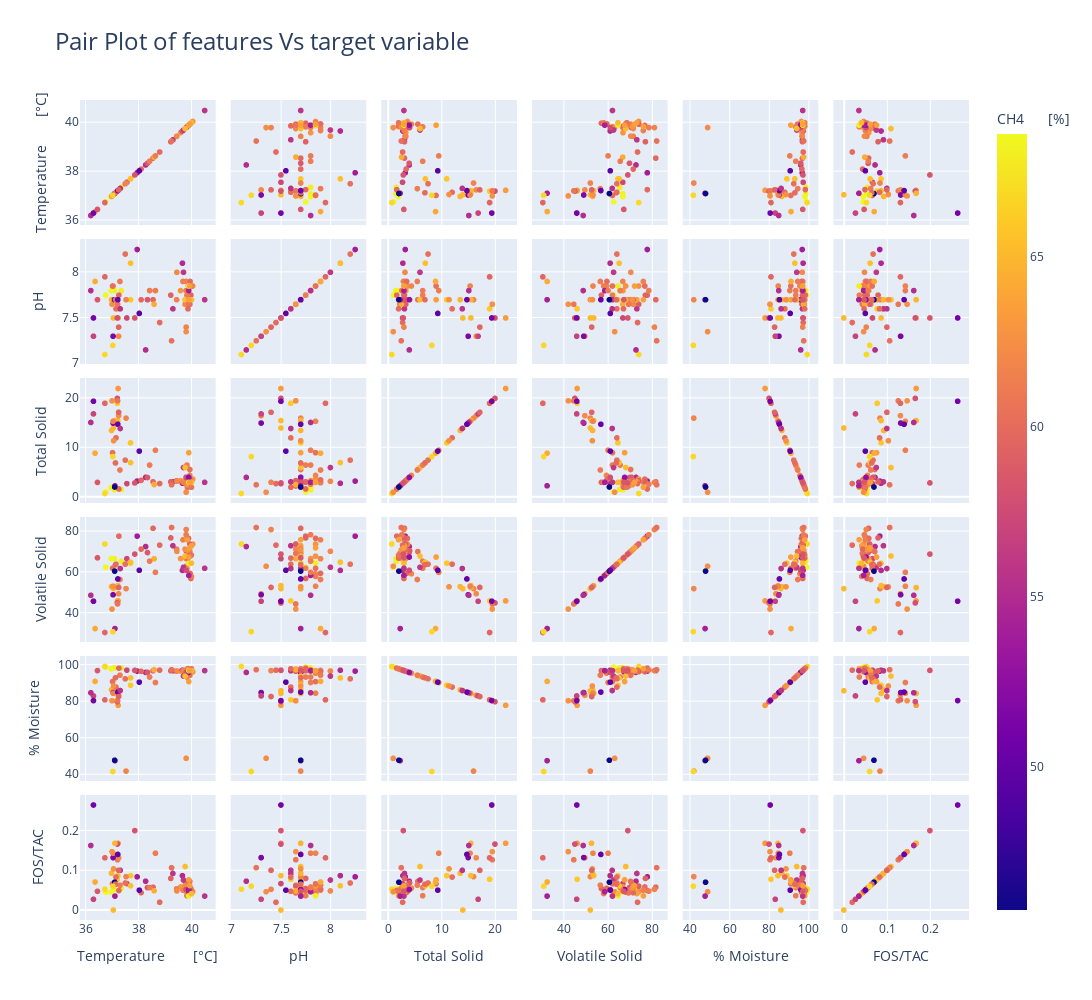

Notebook code for this chart:
### Code cell
# Create a pair plot
fig = px.scatter_matrix(df, dimensions=input_features, color=target,
                        title="Pair Plot of features Vs target variable", labels=input_features)

fig.update_layout(height=1000, width=1800)

# Adjust font size in layout
fig.update_layout(
    # title='Scatter Matrix Plot',
    title_font=dict(size=24),  # Set title font size
)

# Adjust tick font size
for axis in fig.layout:
    if isinstance(fig.layout[axis], dict) and 'tickfont' in fig.layout[axis]:
        fig.layout[axis]['tickfont']['size'] = 12  # Set tick font size

# Show the plot
fig.show()
